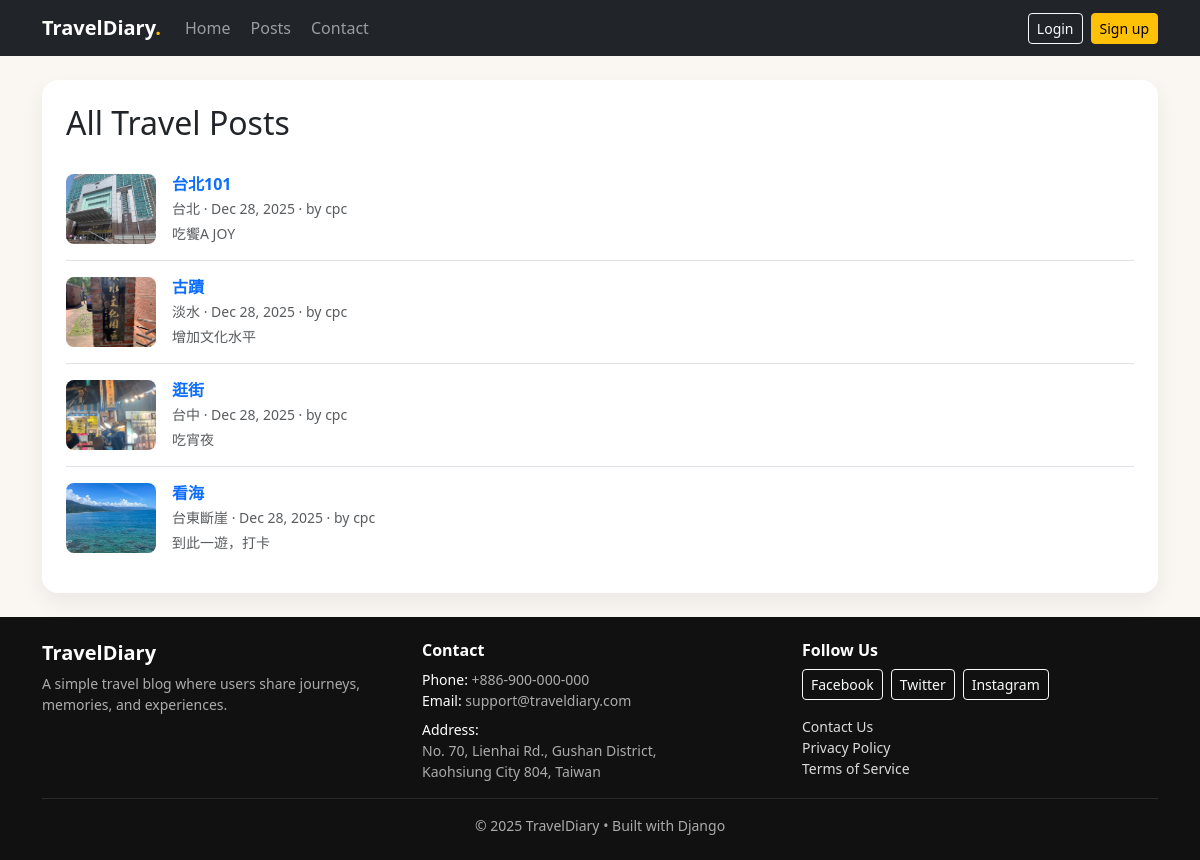
/posts/, run on the app's committed database.
### diary/models.py (models this page shows, shortened)
class Post(models.Model):
    title = models.CharField(max_length=120)
    location = models.CharField(max_length=120, blank=True)
    travel_date = models.DateField(null=True, blank=True)
    story = models.TextField()
    photo = models.ImageField(upload_to='posts/', blank=True, null=True)
    created_at = models.DateTimeField(auto_now_add=True)
    author = models.ForeignKey(
        settings.AUTH_USER_MODEL,
        on_delete=models.CASCADE,
        related_name='travel_posts'
    )
    class Meta:
        ordering = ['-created_at']

### diary/views.py (the view)
# urls.py: path('posts/', PostListView.as_view(), name='post_list'),
class PostListView(ListView):
    model = Post
    template_name = 'diary/post_list.html'
    context_object_name = 'posts'

### diary/templates/diary/post_list.html (shortened to what this page needs)
{% extends 'base.html' %}
{% block content %}
<div class="d-flex align-items-center justify-content-between mb-3">
  <h2 class="mb-0">All Travel Posts</h2>
</div>
<div class="list-group list-group-flush">
  {% for post in posts %}
    <div class="list-group-item px-0 py-3">
      <div class="row g-3 align-items-center">
        <div class="col-auto">
          {% if post.photo %}
            <img src="{{ post.photo.url }}"
                 style="width: 90px; height: 70px; object-fit: cover; border-radius: 8px;"
                 alt="thumbnail">
          {% else %}
            <div class="bg-light d-flex align-items-center justify-content-center text-muted"
                 style="width: 90px; height: 70px; border-radius: 8px;">
              No Image
            </div>
          {% endif %}
        </div>
        <div class="col">
          <h6 class="mb-1 fw-semibold">
            <a href="{% url 'post_detail' post.pk %}" class="text-decoration-none">
              {{ post.title }}
            </a>
          </h6>
          <div class="text-muted small mb-1">
            {% if post.location %}
              {{ post.location }} ·
            {% endif %}
            {{ post.created_at|date:"M d, Y" }}
            · by {{ post.author.username }}
          </div>
          <div class="small text-muted">
            {{ post.story|truncatechars:100 }}
          </div>
        </div>
      </div>
    </div>
  {% empty %}
    <p>No posts yet.</p>
  {% endfor %}
</div>
{% endblock %}

### templates/base.html (shortened to what this page needs)
{% load static %}
<!doctype html>
<html lang="en">
<head>
  <link href="https://cdn.jsdelivr.net/npm/bootstrap@5.3.3/dist/css/bootstrap.min.css" rel="stylesheet">
</head>
<body class="d-flex flex-column min-vh-100">
  <nav class="navbar navbar-expand-lg navbar-dark bg-dark">
    <div class="container">
      <a class="navbar-brand fw-semibold" href="{% url 'home' %}">
        TravelDiary<span class="brand-dot">.</span>
      </a>
      <div id="nav" class="collapse navbar-collapse">
        <ul class="navbar-nav me-auto gap-lg-1">
          <li class="nav-item">
            <a class="nav-link" href="{% url 'home' %}">Home</a>
          </li>
          <li class="nav-item">
            <a class="nav-link" href="{% url 'post_list' %}">Posts</a>
          </li>
          <li class="nav-item">
            <a class="nav-link" href="{% url 'contact' %}">Contact</a>
          </li>
        </ul>
        <div class="d-flex gap-2">
          {% if user.is_authenticated %}
            <span class="text-light small align-self-center d-none d-md-inline">
              Hi, {{ user.username }}
            </span>
            <form method="post" action="{% url 'logout' %}">
              {% csrf_token %}
              <button class="btn btn-outline-light btn-sm" type="submit">Logout</button>
            </form>
          {% else %}
            <a class="btn btn-outline-light btn-sm" href="{% url 'login' %}">Login</a>
            <a class="btn btn-warning btn-sm" href="{% url 'signup' %}">Sign up</a>
          {% endif %}
        </div>
      </div>
    </div>
  </nav>
  <main class="flex-fill">
    <div class="container py-4">
      <div class="card card-soft p-3 p-md-4">
        {% block content %}{% endblock %}
      </div>
    </div>
  </main>
  <footer class="footer-dark mt-auto">
    <div class="container py-4">
      <div class="row g-4">
        <div class="col-md-4">
          <h5 class="fw-semibold mb-2">TravelDiary</h5>
          <p class="small text-muted mb-0">
            A simple travel blog where users share journeys, memories, and experiences.
          </p>
        </div>
        <div class="col-md-4">
          <h6 class="fw-semibold mb-2">Contact</h6>
          <div class="small">
            <div>Phone: <span class="text-muted">+886-900-000-000</span></div>
            <div>Email: <span class="text-muted">support@traveldiary.com</span></div>
            <div class="mt-2">
              Address:<br>
              <span class="text-muted">
                No. 70, Lienhai Rd., Gushan District,<br>
                Kaohsiung City 804, Taiwan
              </span>
            </div>
          </div>
        </div>
        <div class="col-md-4">
          <h6 class="fw-semibold mb-2">Follow Us</h6>
          <div class="d-flex flex-wrap gap-2 mb-3">
            <a class="btn btn-outline-light btn-sm" href="#">Facebook</a>
            <a class="btn btn-outline-light btn-sm" href="#">Twitter</a>
            <a class="btn btn-outline-light btn-sm" href="#">Instagram</a>
          </div>
          <div class="small">
            <a class="footer-link" href="{% url 'contact' %}">Contact Us</a><br>
            <a class="footer-link" href="#">Privacy Policy</a><br>
            <a class="footer-link" href="#">Terms of Service</a>
          </div>
        </div>
      </div>
      <hr class="border-secondary my-3">
      <div class="text-center small text-muted">
        © {% now "Y" %} TravelDiary • Built with Django
      </div>
    </div>
  </footer>
</body>
</html>

### templates/base.html (style rules this page uses)
body { background: #faf7f2; }
.brand-dot { color: #ffc107; }
.card-soft { border: 0; border-radius: 16px; box-shadow: 0 10px 25px rgba(0,0,0,.06); }
.footer-dark { background: #111; color: #fff; }
.footer-dark .text-muted { color: rgba(255,255,255,.65) !important; }
.footer-link { color: rgba(255,255,255,.85); text-decoration: none; }

### data on the page
Post: photo (picture), title "台北101", location "台北", created_at "Dec 28, 2025", author.username "cpc", story "吃饗A JOY"
Post: photo (picture), title "古蹟", location "淡水", created_at "Dec 28, 2025", author.username "cpc", story "增加文化水平"
Post: photo (picture), title "逛街", location "台中", created_at "Dec 28, 2025", author.username "cpc", story "吃宵夜"
Post: photo (picture), title "看海", location "台東斷崖", created_at "Dec 28, 2025", author.username "cpc", story "到此一遊，打卡"
